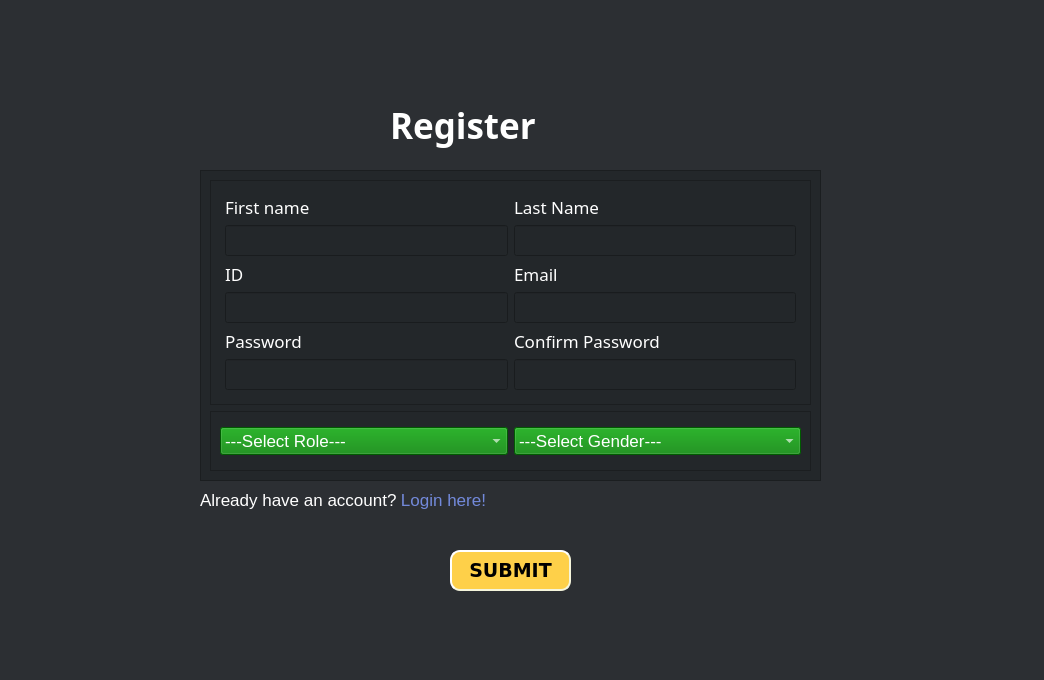
<?xml version="1.0" encoding="UTF-8"?>
<ui version="4.0">
 <class>Form</class>
 <widget class="QWidget" name="Form">
  <property name="geometry">
   <rect>
    <x>0</x>
    <y>0</y>
    <width>1044</width>
    <height>680</height>
   </rect>
  </property>
  <property name="windowTitle">
   <string>Form</string>
  </property>
  <property name="styleSheet">
   <string notr="true">background-color:#2C2F33;</string>
  </property>
  <widget class="QLabel" name="label_4">
   <property name="geometry">
    <rect>
     <x>-100</x>
     <y>330</y>
     <width>401</width>
     <height>411</height>
    </rect>
   </property>
   <property name="text">
    <string>&lt;html&gt;&lt;head/&gt;&lt;body&gt;&lt;p&gt;&lt;img src=&quot;:/illustrations/imgs/8.png&quot;/&gt;&lt;/p&gt;&lt;/body&gt;&lt;/html&gt;</string>
   </property>
  </widget>
  <widget class="QLabel" name="label_10">
   <property name="geometry">
    <rect>
     <x>-110</x>
     <y>-210</y>
     <width>321</width>
     <height>351</height>
    </rect>
   </property>
   <property name="text">
    <string>&lt;html&gt;&lt;head/&gt;&lt;body&gt;&lt;p&gt;&lt;img src=&quot;:/bg/Beige Minimal Personal Make Up Artist Logo.png&quot;/&gt;&lt;img src=&quot;:/illustrations/imgs/11.png&quot;/&gt;&lt;/p&gt;&lt;/body&gt;&lt;/html&gt;</string>
   </property>
  </widget>
  <widget class="QFrame" name="frame_2">
   <property name="geometry">
    <rect>
     <x>200</x>
     <y>170</y>
     <width>621</width>
     <height>311</height>
    </rect>
   </property>
   <property name="styleSheet">
    <string notr="true">background-color: #23272A;
</string>
   </property>
   <property name="frameShape">
    <enum>QFrame::StyledPanel</enum>
   </property>
   <property name="frameShadow">
    <enum>QFrame::Raised</enum>
   </property>
   <layout class="QGridLayout" name="gridLayout_2">
    <item row="0" column="0">
     <widget class="QFrame" name="frame_3">
      <property name="styleSheet">
       <string notr="true"/>
      </property>
      <property name="frameShape">
       <enum>QFrame::StyledPanel</enum>
      </property>
      <property name="frameShadow">
       <enum>QFrame::Raised</enum>
      </property>
      <layout class="QGridLayout" name="gridLayout_3">
       <item row="0" column="0">
        <layout class="QGridLayout" name="gridLayout">
         <property name="leftMargin">
          <number>5</number>
         </property>
         <property name="topMargin">
          <number>5</number>
         </property>
         <property name="rightMargin">
          <number>5</number>
         </property>
         <property name="bottomMargin">
          <number>5</number>
         </property>
         <item row="6" column="1">
          <widget class="QLineEdit" name="confirmPswd">
           <property name="font">
            <font>
             <pointsize>14</pointsize>
            </font>
           </property>
           <property name="styleSheet">
            <string notr="true">QLineEdit{
	color:white;
}

QLineEdit:focus{
	border: 1px solid rgb(170, 255, 0)  ;
}</string>
           </property>
           <property name="text">
            <string/>
           </property>
           <property name="echoMode">
            <enum>QLineEdit::Password</enum>
           </property>
          </widget>
         </item>
         <item row="4" column="0">
          <widget class="QLineEdit" name="id">
           <property name="font">
            <font>
             <pointsize>14</pointsize>
            </font>
           </property>
           <property name="styleSheet">
            <string notr="true">QLineEdit{
	color:white;
}

QLineEdit:focus{
	border: 1px solid rgb(170, 255, 0)  ;
}</string>
           </property>
           <property name="text">
            <string/>
           </property>
          </widget>
         </item>
         <item row="5" column="1">
          <widget class="QLabel" name="label_5">
           <property name="font">
            <font>
             <family>padmaa</family>
             <pointsize>13</pointsize>
            </font>
           </property>
           <property name="styleSheet">
            <string notr="true">color: white;</string>
           </property>
           <property name="text">
            <string>Confirm Password</string>
           </property>
          </widget>
         </item>
         <item row="3" column="0">
          <widget class="QLabel" name="label_7">
           <property name="font">
            <font>
             <family>padmaa</family>
             <pointsize>13</pointsize>
             <weight>50</weight>
             <bold>false</bold>
            </font>
           </property>
           <property name="styleSheet">
            <string notr="true">color: white;</string>
           </property>
           <property name="text">
            <string>ID</string>
           </property>
          </widget>
         </item>
         <item row="2" column="0">
          <widget class="QLineEdit" name="fname">
           <property name="font">
            <font>
             <pointsize>14</pointsize>
            </font>
           </property>
           <property name="styleSheet">
            <string notr="true">QLineEdit{
	color:white;
}

QLineEdit:focus{
	border: 1px solid rgb(170, 255, 0)  ;
}</string>
           </property>
          </widget>
         </item>
         <item row="3" column="1">
          <widget class="QLabel" name="label_8">
           <property name="font">
            <font>
             <family>padmaa</family>
             <pointsize>13</pointsize>
            </font>
           </property>
           <property name="styleSheet">
            <string notr="true">color: white;</string>
           </property>
           <property name="text">
            <string>Email</string>
           </property>
          </widget>
         </item>
         <item row="6" column="0">
          <widget class="QLineEdit" name="pswd">
           <property name="font">
            <font>
             <pointsize>14</pointsize>
            </font>
           </property>
           <property name="styleSheet">
            <string notr="true">QLineEdit{
	color:white;
}

QLineEdit:focus{
	border: 1px solid rgb(170, 255, 0)  ;
}</string>
           </property>
           <property name="echoMode">
            <enum>QLineEdit::Password</enum>
           </property>
          </widget>
         </item>
         <item row="5" column="0">
          <widget class="QLabel" name="label">
           <property name="font">
            <font>
             <family>padmaa</family>
             <pointsize>13</pointsize>
            </font>
           </property>
           <property name="styleSheet">
            <string notr="true">color: white;</string>
           </property>
           <property name="text">
            <string>Password</string>
           </property>
          </widget>
         </item>
         <item row="0" column="1">
          <widget class="QLabel" name="label_2">
           <property name="font">
            <font>
             <family>padmaa</family>
             <pointsize>13</pointsize>
             <weight>50</weight>
             <bold>false</bold>
            </font>
           </property>
           <property name="styleSheet">
            <string notr="true">color:white;</string>
           </property>
           <property name="text">
            <string>Last Name</string>
           </property>
          </widget>
         </item>
         <item row="2" column="1">
          <widget class="QLineEdit" name="lname">
           <property name="font">
            <font>
             <pointsize>14</pointsize>
            </font>
           </property>
           <property name="styleSheet">
            <string notr="true">QLineEdit{
	color:white;
}

QLineEdit:focus{
	border: 1px solid rgb(170, 255, 0)  ;
}</string>
           </property>
          </widget>
         </item>
         <item row="4" column="1">
          <widget class="QLineEdit" name="email">
           <property name="font">
            <font>
             <pointsize>14</pointsize>
            </font>
           </property>
           <property name="styleSheet">
            <string notr="true">QLineEdit{
	color:white;
}

QLineEdit:focus{
	border: 1px solid rgb(170, 255, 0)  ;
}</string>
           </property>
          </widget>
         </item>
         <item row="0" column="0">
          <widget class="QLabel" name="label_6">
           <property name="font">
            <font>
             <family>padmaa</family>
             <pointsize>13</pointsize>
             <weight>50</weight>
             <bold>false</bold>
            </font>
           </property>
           <property name="styleSheet">
            <string notr="true">color: white;</string>
           </property>
           <property name="text">
            <string>First name</string>
           </property>
          </widget>
         </item>
        </layout>
       </item>
      </layout>
     </widget>
    </item>
    <item row="1" column="0">
     <widget class="QFrame" name="frame">
      <property name="styleSheet">
       <string notr="true">QComboBox { background-color: green; }</string>
      </property>
      <property name="frameShape">
       <enum>QFrame::StyledPanel</enum>
      </property>
      <property name="frameShadow">
       <enum>QFrame::Raised</enum>
      </property>
      <layout class="QHBoxLayout" name="horizontalLayout">
       <item>
        <widget class="QComboBox" name="utype">
         <property name="font">
          <font>
           <pointsize>13</pointsize>
          </font>
         </property>
         <property name="styleSheet">
          <string notr="true">color:white;</string>
         </property>
         <item>
          <property name="text">
           <string>---Select Role---</string>
          </property>
         </item>
         <item>
          <property name="text">
           <string>Teacher</string>
          </property>
         </item>
         <item>
          <property name="text">
           <string>Student</string>
          </property>
         </item>
         <item>
          <property name="text">
           <string/>
          </property>
         </item>
        </widget>
       </item>
       <item>
        <widget class="QComboBox" name="gender">
         <property name="font">
          <font>
           <pointsize>13</pointsize>
          </font>
         </property>
         <property name="styleSheet">
          <string notr="true">color:white;
border-color:green;</string>
         </property>
         <item>
          <property name="text">
           <string>---Select Gender---</string>
          </property>
         </item>
         <item>
          <property name="text">
           <string>Female</string>
          </property>
         </item>
         <item>
          <property name="text">
           <string>Male</string>
          </property>
         </item>
         <item>
          <property name="text">
           <string/>
          </property>
         </item>
        </widget>
       </item>
      </layout>
     </widget>
    </item>
   </layout>
  </widget>
  <widget class="QLabel" name="label_9">
   <property name="geometry">
    <rect>
     <x>690</x>
     <y>130</y>
     <width>591</width>
     <height>611</height>
    </rect>
   </property>
   <property name="text">
    <string>&lt;html&gt;&lt;head/&gt;&lt;body&gt;&lt;p&gt;&lt;img src=&quot;:/illustrations/imgs/3.png&quot;/&gt;&lt;/p&gt;&lt;/body&gt;&lt;/html&gt;</string>
   </property>
  </widget>
  <widget class="QPushButton" name="submit_btn">
   <property name="geometry">
    <rect>
     <x>450</x>
     <y>550</y>
     <width>121</width>
     <height>41</height>
    </rect>
   </property>
   <property name="font">
    <font>
     <family>DejaVu Sans</family>
     <pointsize>14</pointsize>
     <weight>75</weight>
     <italic>false</italic>
     <bold>true</bold>
     <strikeout>false</strikeout>
     <kerning>false</kerning>
    </font>
   </property>
   <property name="styleSheet">
    <string notr="true">QPushButton{
	background-color: #FED049;
	border-style: outset;
	border-width: 2px;
	border-radius: 10px;
	border-color: beige;
	padding: 6px;
}

QPushButton:hover{
		background-color: #7289DA;
		color: white;
}</string>
   </property>
   <property name="text">
    <string>SUBMIT</string>
   </property>
  </widget>
  <widget class="QLabel" name="label_11">
   <property name="geometry">
    <rect>
     <x>200</x>
     <y>490</y>
     <width>198</width>
     <height>20</height>
    </rect>
   </property>
   <property name="font">
    <font>
     <pointsize>13</pointsize>
    </font>
   </property>
   <property name="styleSheet">
    <string notr="true">color: white;</string>
   </property>
   <property name="text">
    <string>Already have an account? </string>
   </property>
  </widget>
  <widget class="QLabel" name="label_3">
   <property name="geometry">
    <rect>
     <x>390</x>
     <y>100</y>
     <width>181</width>
     <height>51</height>
    </rect>
   </property>
   <property name="font">
    <font>
     <family>Sitka Text</family>
     <pointsize>26</pointsize>
     <weight>75</weight>
     <bold>true</bold>
     <underline>false</underline>
    </font>
   </property>
   <property name="styleSheet">
    <string notr="true">color: white;</string>
   </property>
   <property name="text">
    <string>Register</string>
   </property>
  </widget>
  <widget class="QPushButton" name="btn_switch_login">
   <property name="geometry">
    <rect>
     <x>394</x>
     <y>485</y>
     <width>99</width>
     <height>30</height>
    </rect>
   </property>
   <property name="font">
    <font>
     <pointsize>13</pointsize>
    </font>
   </property>
   <property name="styleSheet">
    <string notr="true">QPushButton{
	color: #7289da;
	background-color:#2C2F33;
}

QPushButton:hover{
	text-decoration: underline;
}</string>
   </property>
   <property name="text">
    <string>Login here!</string>
   </property>
   <property name="flat">
    <bool>true</bool>
   </property>
  </widget>
  <zorder>label_9</zorder>
  <zorder>label_4</zorder>
  <zorder>label_10</zorder>
  <zorder>frame_2</zorder>
  <zorder>submit_btn</zorder>
  <zorder>label_11</zorder>
  <zorder>label_3</zorder>
  <zorder>btn_switch_login</zorder>
 </widget>
 <resources>
  <include location="../res.qrc"/>
 </resources>
 <connections/>
</ui>
